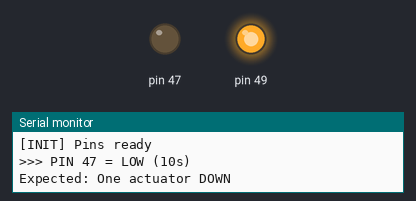
Bench run of a sketch on a simulated Arduino Mega 2560, built with avr-gcc and run on an emulated ATmega2560. Shown: output pins drawn as LEDs (lit = HIGH), the last lines printed to the serial monitor.

Above: at 7.1 s.
At 19.1 s:
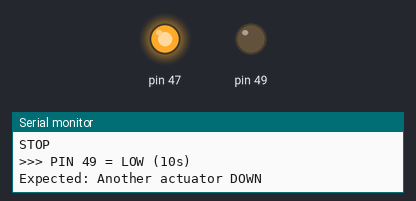
At 31.1 s:
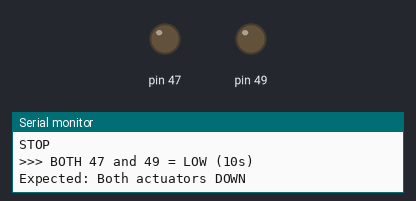
At 37.6 s:
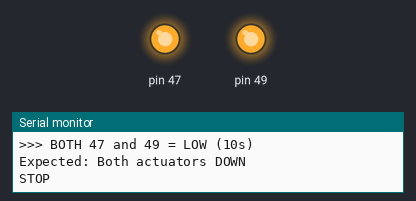
Timing chart, 0 to 50.2 s (numbered marks = the images above):
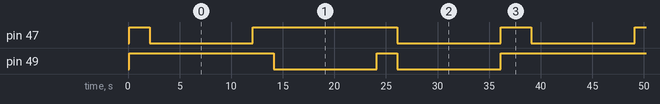

Measured:
- by itself, pin 47: repeats every 37.0 s: HIGH 14.0 s, LOW 10.0 s, HIGH 3.0 s, LOW 10.0 s
- by itself, pin 49: repeats every 37.0 s: HIGH 2.0 s, LOW 10.0 s, HIGH 15.0 s, LOW 10.0 s
- by itself, everything shown: repeats every 37.0 s, in 6 steps

The sketch:

test_down_pins.ino
```cpp
/**
 * Arduino Mega - Test DOWN pins separately
 * Тестирует пины 47 и 49 отдельно
 */

void setup() {
  Serial.begin(115200);
  delay(100);

  Serial.println("\n========================================");
  Serial.println("  TEST DOWN PINS - 47 and 49");
  Serial.println("========================================\n");

  pinMode(47, OUTPUT);
  pinMode(49, OUTPUT);

  digitalWrite(47, HIGH);
  digitalWrite(49, HIGH);

  Serial.println("[INIT] Pins ready\n");
  delay(2000);
}

void loop() {
  Serial.println(">>> PIN 47 = LOW (10s)");
  Serial.println("Expected: One actuator DOWN");
  digitalWrite(47, LOW);
  delay(10000);
  digitalWrite(47, HIGH);
  Serial.println("STOP\n");
  delay(2000);

  Serial.println(">>> PIN 49 = LOW (10s)");
  Serial.println("Expected: Another actuator DOWN");
  digitalWrite(49, LOW);
  delay(10000);
  digitalWrite(49, HIGH);
  Serial.println("STOP\n");
  delay(2000);

  Serial.println(">>> BOTH 47 and 49 = LOW (10s)");
  Serial.println("Expected: Both actuators DOWN");
  digitalWrite(47, LOW);
  digitalWrite(49, LOW);
  delay(10000);
  digitalWrite(47, HIGH);
  digitalWrite(49, HIGH);
  Serial.println("STOP\n");
  delay(3000);
}
```
